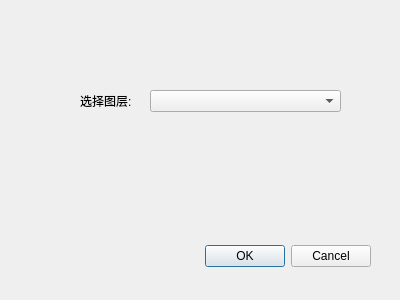
<?xml version="1.0" encoding="UTF-8"?>
<ui version="4.0">
 <class>Dialog</class>
 <widget class="QDialog" name="Dialog">
  <property name="geometry">
   <rect>
    <x>0</x>
    <y>0</y>
    <width>400</width>
    <height>300</height>
   </rect>
  </property>
  <property name="windowTitle">
   <string>Dialog</string>
  </property>
  <widget class="QDialogButtonBox" name="buttonBox">
   <property name="geometry">
    <rect>
     <x>30</x>
     <y>240</y>
     <width>341</width>
     <height>32</height>
    </rect>
   </property>
   <property name="orientation">
    <enum>Qt::Horizontal</enum>
   </property>
   <property name="standardButtons">
    <set>QDialogButtonBox::Cancel|QDialogButtonBox::Ok</set>
   </property>
  </widget>
  <widget class="QLabel" name="label">
   <property name="geometry">
    <rect>
     <x>80</x>
     <y>90</y>
     <width>61</width>
     <height>21</height>
    </rect>
   </property>
   <property name="text">
    <string>选择图层:</string>
   </property>
  </widget>
  <widget class="QComboBox" name="comboBox">
   <property name="geometry">
    <rect>
     <x>150</x>
     <y>90</y>
     <width>191</width>
     <height>22</height>
    </rect>
   </property>
  </widget>
 </widget>
 <resources/>
 <connections>
  <connection>
   <sender>buttonBox</sender>
   <signal>accepted()</signal>
   <receiver>Dialog</receiver>
   <slot>accept()</slot>
   <hints>
    <hint type="sourcelabel">
     <x>248</x>
     <y>254</y>
    </hint>
    <hint type="destinationlabel">
     <x>157</x>
     <y>274</y>
    </hint>
   </hints>
  </connection>
  <connection>
   <sender>buttonBox</sender>
   <signal>rejected()</signal>
   <receiver>Dialog</receiver>
   <slot>reject()</slot>
   <hints>
    <hint type="sourcelabel">
     <x>316</x>
     <y>260</y>
    </hint>
    <hint type="destinationlabel">
     <x>286</x>
     <y>274</y>
    </hint>
   </hints>
  </connection>
 </connections>
</ui>
